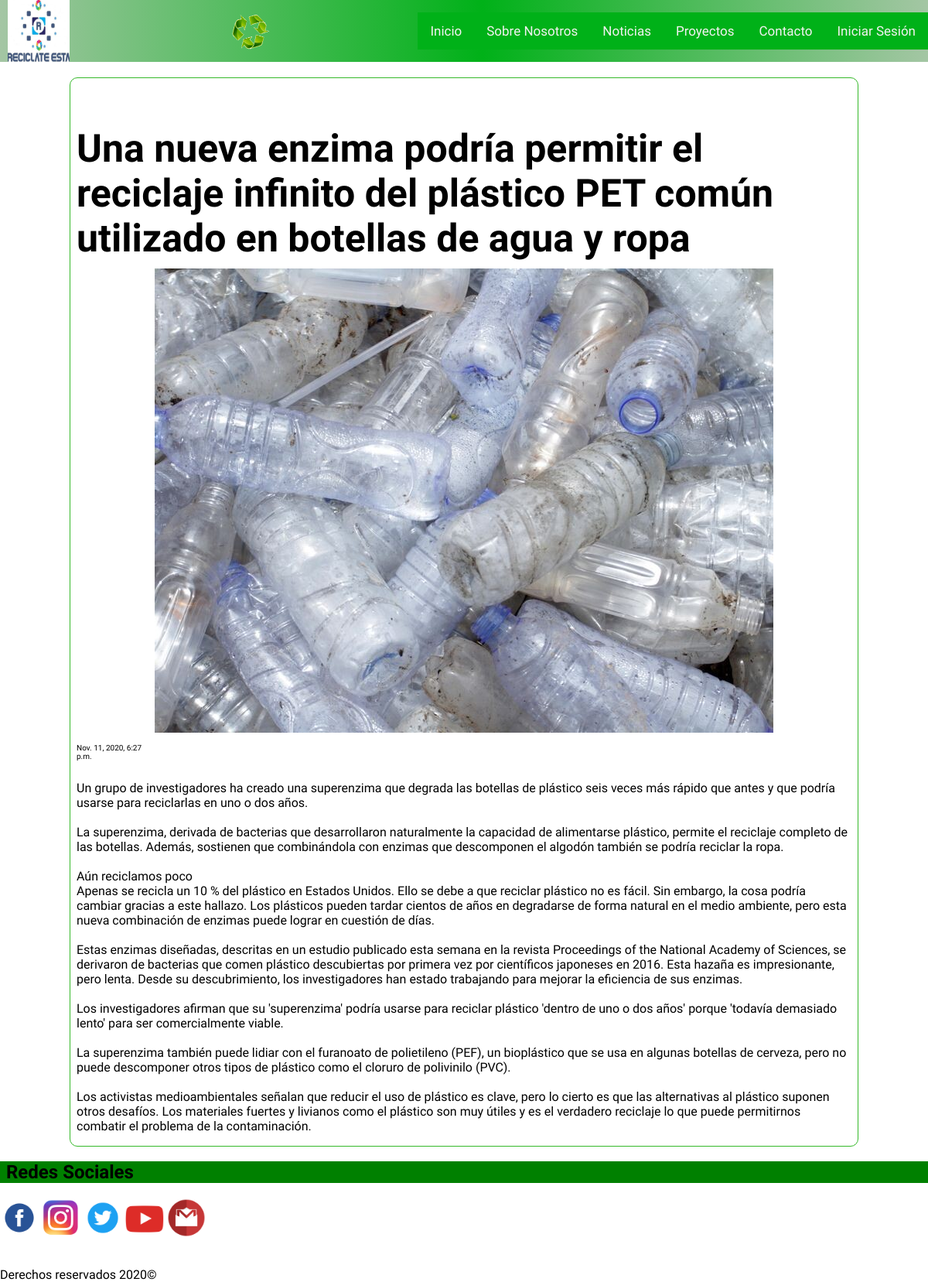
Page /noticia/11/ on the committed database.
### noticias/models.py (models this page shows, shortened)
class Noticias(models.Model):
    autor = models.ForeignKey('auth.User', on_delete=models.CASCADE)
    titulo = models.CharField(max_length=200)
    imagen = models.ImageField(upload_to="imagenes", null=True)
    texto = models.TextField()
    etiqueta = models.IntegerField(choices=etiquetas)
    fecha_creacion = models.DateTimeField(
            default=timezone.now)
    fecha_publicacion = models.DateTimeField(
            blank=True, null=True)
    class Meta:
        permissions = (
            ('editor',_('Es editor')),
            ('lector',_('Es lector')),
        )

### noticias/views.py (the view)
# urls.py: path('noticia/<int:pk>/', views.noticia_completa, name='noticia_completa'),
def noticia_completa(request, pk):
    noticia = get_object_or_404(Noticias, pk=pk)
    return render(request, 'noticias/noticia_completa.html', {'noticia': noticia})

### noticias/templatetags/user_tags.py (called while the page is built)
@register.filter(name='has_group')
def has_group(user, group_name):
    group = Group.objects.get(name=group_name)
    return True if group in user.groups.all() else False

### noticias/templates/noticias/noticia_completa.html (shortened to what this page needs)
{% extends 'noticias/base.html' %}
{% load static %}
{% load user_tags %}
{% block content %}
<section class="noticia row">
    <h1 class="titulo col-xs-12">{{ noticia.titulo }}</h1>
    <div class="item center-xs col-xs-12">
        <img src="{{ noticia.imagen.url }}" class="col-xs">
    </div>
    {% if noticia.fecha_publicacion %}
        <div class="date">
            <p class="fecha col-xs-11">{{ noticia.fecha_publicacion }}</p>
        </div>
    {% endif %}
    <p class="col-xs-12">{{ noticia.texto|linebreaksbr }}</p>
</section>
{% endblock %}

### noticias/static/css/style.css (style rules this page uses)
body { font-family: 'Alata', sans-serif; margin: 0; padding: 0; }
img { align-self: center; flex: 0 0 auto; }
.row { margin-left: 0px; margin-right: 0px; }
html,body { height: 100%; margin:0px; }
.noticia { max-width: 1200px; width: 85%; margin: auto; margin-top: 20px; padding-top: 20px; border-radius: 10px 10px 10px 10px; -moz-border-radius: 10px 10px 10px 10px; -webkit-border-radius: 10px 10px 10px 10px; border: 1px solid #36b92a; }
.titulo { margin-bottom: 10px; justify-content: center; font-size: 50px; }
.fecha { font-size: 10px; }

### rows in the picture
Noticias: titulo "Una nueva enzima podría permitir el reciclaje infinito del plástico PET común utilizado en botellas de agua y ropa", imagen (picture), fecha_publicacion "Nov. 11, 2020, 6:27 p.m.", texto "Un grupo de investigadores ha creado una superenzima que degrada las botellas de plástico seis veces más rápido que antes y que podría usarse para reciclarlas en uno o dos años. La superenzima, derivada de bacterias que desarrollaron naturalmente la capacidad de alimentarse plástico, permite el reciclaje completo de las botellas. Además, sostienen que combinándola con enzimas que descomponen el algodón también se podría reciclar la ropa. Aún reciclamos poco Apenas se recicla un 10 % del plástico en Estados Unidos. Ello se debe a que reciclar plástico no es fácil. Sin embargo, la cosa podría cambiar gracias a este hallazo. Los plásticos pueden tardar cientos de años en degradarse de forma…"
